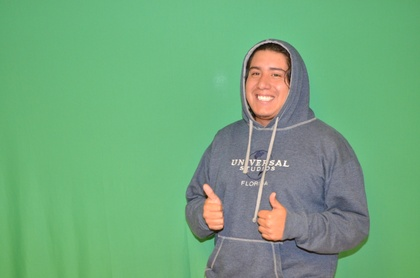
%> input picture Practica 8 - Corrección Gamma/garfias2.JPG, 420 x 278 px, shrunk from 3696 x 2448 before the run
$ octave practica8_gamma.m   (GNU Octave 9; MATLAB toolbox functions it lacks are replaced by stand-ins)
%> lines starting %> are read from the running program, lines starting %| are printed output that depends on the picture; in (x1, y1, x2, y2) boxes, pixels count from 0 and x2, y2 are one past the last pixel; in counts of white or black regions, pixels touching at a corner belong together; the program's own positions count from 1
% GARFIAS LOPEZ JOSE DE JESUS
% GAMMA CORRECTION

clear all, close all,clc
A=imread('garfias2.JPG');
%> A is the input picture: size 278x420x3 uint8; mean R, G, B 113.2, 169.4, 124.7
[M N L]=size(A);
%> M = 278; N = 420; L = 3
B=zeros(M,N);
B = rgb2gray(A);
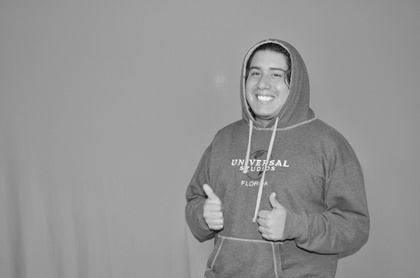
%> B: size 278x420 uint8; min 10, max 254, mean 147.5

gama=10;

for x=1:M
    for y=1:N
        C(x,y)=255*((B(x,y)/255)^gama);
    end
end
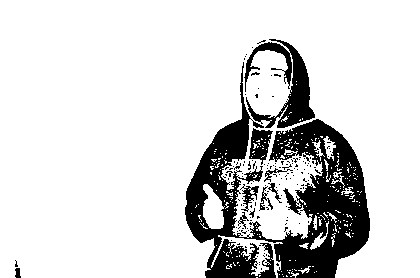
%> C: size 278x420 uint8; 83.9% white; 144 black regions (134 under 20 px), largest, box (x1, y1, x2, y2) and area: (185, 62, 370, 278) 14976, (244, 39, 315, 128) 2307, (249, 128, 273, 165) 488

figure;
imshow(B);
title("Escala de grises");
imwrite(B,'practica8_output_Gray.JPG');

figure;
imshow(C);
title("Corrección gama");
imwrite(C,'practica8_output_Gamma.JPG');
